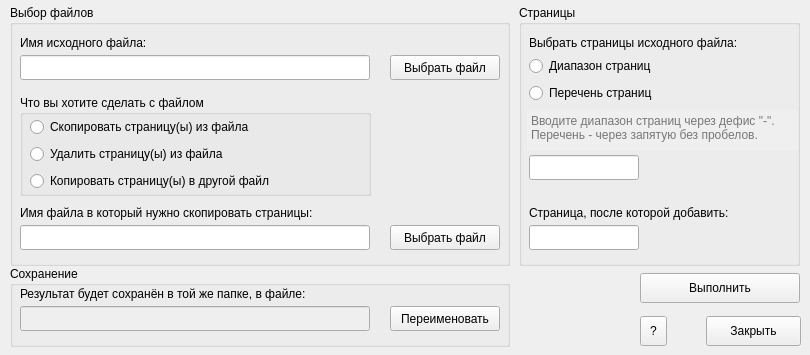
<?xml version="1.0" encoding="UTF-8"?>
<ui version="4.0">
 <class>pdfForm</class>
 <widget class="QWidget" name="pdfForm">
  <property name="geometry">
   <rect>
    <x>0</x>
    <y>0</y>
    <width>810</width>
    <height>355</height>
   </rect>
  </property>
  <property name="minimumSize">
   <size>
    <width>810</width>
    <height>355</height>
   </size>
  </property>
  <property name="maximumSize">
   <size>
    <width>810</width>
    <height>355</height>
   </size>
  </property>
  <property name="windowTitle">
   <string>Работа с PDF</string>
  </property>
  <widget class="QGroupBox" name="gbSelectFiles">
   <property name="geometry">
    <rect>
     <x>10</x>
     <y>5</y>
     <width>500</width>
     <height>261</height>
    </rect>
   </property>
   <property name="title">
    <string>Выбор файлов</string>
   </property>
   <widget class="QLineEdit" name="lNameFileSource">
    <property name="geometry">
     <rect>
      <x>10</x>
      <y>50</y>
      <width>350</width>
      <height>25</height>
     </rect>
    </property>
   </widget>
   <widget class="QLabel" name="lblNameSourceFile">
    <property name="geometry">
     <rect>
      <x>10</x>
      <y>30</y>
      <width>150</width>
      <height>16</height>
     </rect>
    </property>
    <property name="text">
     <string>Имя исходного файла:</string>
    </property>
   </widget>
   <widget class="QPushButton" name="btnSelectFile">
    <property name="geometry">
     <rect>
      <x>380</x>
      <y>50</y>
      <width>110</width>
      <height>25</height>
     </rect>
    </property>
    <property name="text">
     <string>Выбрать файл</string>
    </property>
   </widget>
   <widget class="QGroupBox" name="groupBox_3">
    <property name="geometry">
     <rect>
      <x>10</x>
      <y>90</y>
      <width>351</width>
      <height>101</height>
     </rect>
    </property>
    <property name="title">
     <string>Что вы хотите сделать с файлом</string>
    </property>
    <widget class="QWidget" name="verticalLayoutWidget">
     <property name="geometry">
      <rect>
       <x>10</x>
       <y>21</y>
       <width>263</width>
       <height>76</height>
      </rect>
     </property>
     <layout class="QVBoxLayout" name="verticalLayout">
      <item>
       <widget class="QRadioButton" name="rbCopyPages">
        <property name="text">
         <string>Скопировать страницу(ы) из файла</string>
        </property>
       </widget>
      </item>
      <item>
       <widget class="QRadioButton" name="rbDeletePages">
        <property name="text">
         <string>Удалить страницу(ы) из файла</string>
        </property>
       </widget>
      </item>
      <item>
       <widget class="QRadioButton" name="rbCopyToCopy">
        <property name="text">
         <string>Копировать страницу(ы) в другой файл</string>
        </property>
       </widget>
      </item>
     </layout>
    </widget>
   </widget>
   <widget class="QLabel" name="lblNameFiletoCopy">
    <property name="geometry">
     <rect>
      <x>10</x>
      <y>200</y>
      <width>331</width>
      <height>16</height>
     </rect>
    </property>
    <property name="text">
     <string>Имя файла в который нужно скопировать страницы:</string>
    </property>
   </widget>
   <widget class="QLineEdit" name="lNameFiletoCopy">
    <property name="geometry">
     <rect>
      <x>10</x>
      <y>220</y>
      <width>350</width>
      <height>25</height>
     </rect>
    </property>
   </widget>
   <widget class="QPushButton" name="btnSelectFileToCopy">
    <property name="geometry">
     <rect>
      <x>380</x>
      <y>220</y>
      <width>110</width>
      <height>25</height>
     </rect>
    </property>
    <property name="text">
     <string>Выбрать файл</string>
    </property>
   </widget>
  </widget>
  <widget class="QGroupBox" name="gbPages">
   <property name="geometry">
    <rect>
     <x>519</x>
     <y>5</y>
     <width>281</width>
     <height>261</height>
    </rect>
   </property>
   <property name="title">
    <string>Страницы</string>
   </property>
   <widget class="QLabel" name="lblSelectPages">
    <property name="geometry">
     <rect>
      <x>10</x>
      <y>30</y>
      <width>221</width>
      <height>16</height>
     </rect>
    </property>
    <property name="text">
     <string>Выбрать страницы исходного файла:</string>
    </property>
   </widget>
   <widget class="QWidget" name="verticalLayoutWidget_2">
    <property name="geometry">
     <rect>
      <x>10</x>
      <y>50</y>
      <width>141</width>
      <height>51</height>
     </rect>
    </property>
    <layout class="QVBoxLayout" name="verticalLayout_2">
     <item>
      <widget class="QRadioButton" name="rbDiapazon">
       <property name="text">
        <string>Диапазон страниц</string>
       </property>
      </widget>
     </item>
     <item>
      <widget class="QRadioButton" name="rbNumberItem">
       <property name="text">
        <string>Перечень страниц</string>
       </property>
      </widget>
     </item>
    </layout>
   </widget>
   <widget class="QPlainTextEdit" name="labelPages">
    <property name="enabled">
     <bool>false</bool>
    </property>
    <property name="geometry">
     <rect>
      <x>8</x>
      <y>105</y>
      <width>271</width>
      <height>41</height>
     </rect>
    </property>
    <property name="frameShape">
     <enum>QFrame::Box</enum>
    </property>
    <property name="frameShadow">
     <enum>QFrame::Sunken</enum>
    </property>
    <property name="lineWidth">
     <number>0</number>
    </property>
    <property name="midLineWidth">
     <number>0</number>
    </property>
    <property name="verticalScrollBarPolicy">
     <enum>Qt::ScrollBarAlwaysOff</enum>
    </property>
    <property name="horizontalScrollBarPolicy">
     <enum>Qt::ScrollBarAlwaysOff</enum>
    </property>
    <property name="readOnly">
     <bool>true</bool>
    </property>
    <property name="overwriteMode">
     <bool>true</bool>
    </property>
    <property name="placeholderText">
     <string>Вводите диапазон страниц через дефис &quot;-&quot;. Перечень - через запятую без пробелов.</string>
    </property>
   </widget>
   <widget class="QLineEdit" name="lNumberPages">
    <property name="geometry">
     <rect>
      <x>10</x>
      <y>150</y>
      <width>110</width>
      <height>25</height>
     </rect>
    </property>
   </widget>
   <widget class="QLabel" name="lblFileToCopy">
    <property name="geometry">
     <rect>
      <x>10</x>
      <y>200</y>
      <width>261</width>
      <height>16</height>
     </rect>
    </property>
    <property name="text">
     <string>Страница, после которой добавить:</string>
    </property>
    <property name="wordWrap">
     <bool>true</bool>
    </property>
   </widget>
   <widget class="QLineEdit" name="lNumberPageDest">
    <property name="geometry">
     <rect>
      <x>10</x>
      <y>220</y>
      <width>110</width>
      <height>25</height>
     </rect>
    </property>
   </widget>
  </widget>
  <widget class="QGroupBox" name="gbDestinationFile">
   <property name="geometry">
    <rect>
     <x>10</x>
     <y>266</y>
     <width>500</width>
     <height>81</height>
    </rect>
   </property>
   <property name="title">
    <string>Сохранение</string>
   </property>
   <widget class="QLineEdit" name="lNameSaveFile">
    <property name="enabled">
     <bool>false</bool>
    </property>
    <property name="geometry">
     <rect>
      <x>10</x>
      <y>40</y>
      <width>350</width>
      <height>25</height>
     </rect>
    </property>
   </widget>
   <widget class="QLabel" name="lblSaveFile">
    <property name="geometry">
     <rect>
      <x>10</x>
      <y>20</y>
      <width>311</width>
      <height>16</height>
     </rect>
    </property>
    <property name="text">
     <string>Результат будет сохранён в той же папке, в файле:</string>
    </property>
   </widget>
   <widget class="QPushButton" name="btnNewName">
    <property name="geometry">
     <rect>
      <x>380</x>
      <y>40</y>
      <width>110</width>
      <height>25</height>
     </rect>
    </property>
    <property name="text">
     <string>Переименовать</string>
    </property>
   </widget>
  </widget>
  <widget class="QPushButton" name="btnRun">
   <property name="geometry">
    <rect>
     <x>640</x>
     <y>273</y>
     <width>160</width>
     <height>30</height>
    </rect>
   </property>
   <property name="text">
    <string>Выполнить</string>
   </property>
  </widget>
  <widget class="QPushButton" name="btnCancel">
   <property name="geometry">
    <rect>
     <x>706</x>
     <y>316</y>
     <width>95</width>
     <height>30</height>
    </rect>
   </property>
   <property name="text">
    <string>Закрыть</string>
   </property>
  </widget>
  <widget class="QToolButton" name="btnAbout">
   <property name="geometry">
    <rect>
     <x>640</x>
     <y>316</y>
     <width>27</width>
     <height>30</height>
    </rect>
   </property>
   <property name="text">
    <string>?</string>
   </property>
  </widget>
 </widget>
 <resources/>
 <connections/>
</ui>
